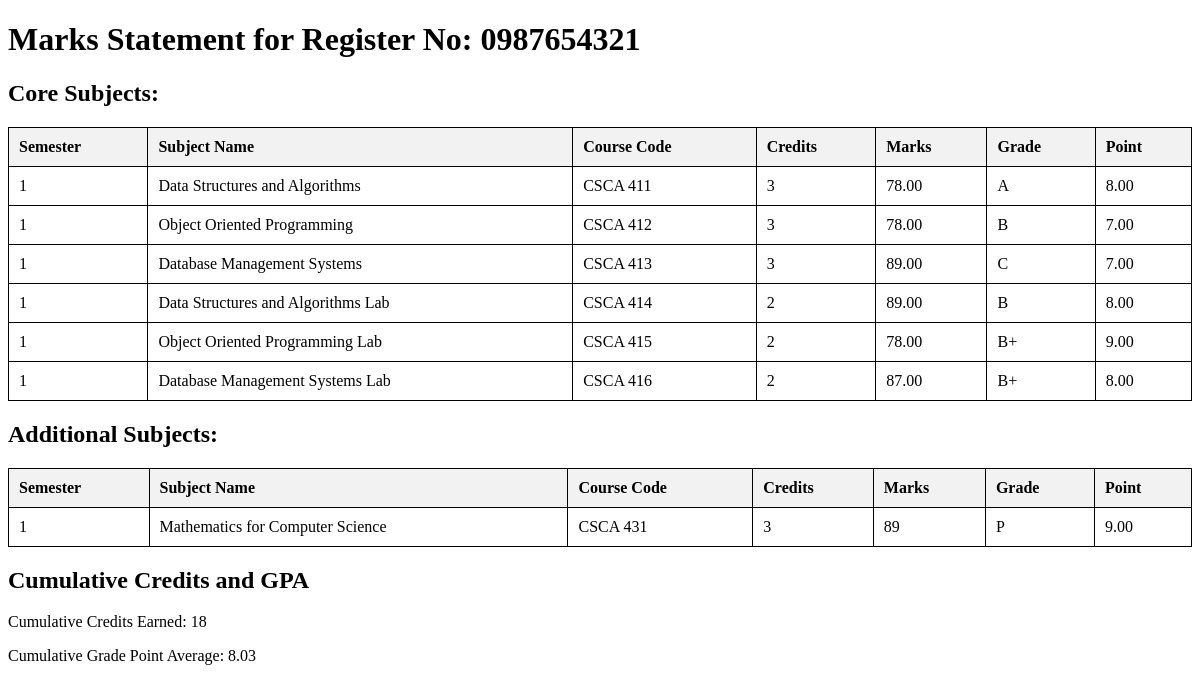
The page /fetch_marksheet.php?register_no=0987654321 on the database its author committed.
### tables this page shows
CREATE TABLE `core_subjects` (
  `id` int(11) NOT NULL,
  `register_no` varchar(20) NOT NULL,
  `subject_name` varchar(100) NOT NULL,
  `subject_code` varchar(20) NOT NULL,
  `credits` int(11) NOT NULL,
  `points` decimal(4,2) NOT NULL,
  `marks` decimal(5,2) NOT NULL,
  `grade` varchar(2) NOT NULL,
  `semester` int(11) NOT NULL,
  `created_at` timestamp NOT NULL DEFAULT current_timestamp()
);

CREATE TABLE `additional_subjects` (
  `id` int(11) NOT NULL,
  `register_no` varchar(20) DEFAULT NULL,
  `subject_name` varchar(100) DEFAULT NULL,
  `subject_code` varchar(20) DEFAULT NULL,
  `credits` int(11) DEFAULT NULL,
  `points` decimal(5,2) DEFAULT NULL,
  `marks` int(11) DEFAULT NULL,
  `grade` varchar(2) DEFAULT NULL,
  `semester` int(11) DEFAULT NULL
);

### fetch_marksheet.php (the view, shortened to what this page needs)
<?php
$servername = "localhost";
$username = "root";
$password = "";
$dbname = "university";
$conn = new mysqli($servername, $username, $password, $dbname);
$register_no = isset($_GET['register_no']) ? $_GET['register_no'] : '';
$core_sql = "SELECT * FROM core_subjects WHERE register_no = '$register_no'";
$core_result = $conn->query($core_sql);
$additional_sql = "SELECT * FROM additional_subjects WHERE register_no = '$register_no'";
$additional_result = $conn->query($additional_sql);
?>
<!DOCTYPE html>
<html>
<head>
</head>
<body>
    <h1>Marks Statement for Register No: <?php echo htmlspecialchars($register_no); ?></h1>
    <h2>Core Subjects:</h2>
    <table>
        <tr>
            <th>Semester</th>
            <th>Subject Name</th>
            <th>Course Code</th>
            <th>Credits</th>
            <th>Marks</th>
            <th>Grade</th>
            <th>Point</th>
        </tr>
        <?php
        if ($core_result->num_rows > 0) {
            while($row = $core_result->fetch_assoc()) {
                echo "<tr>
                        <td>{$row['semester']}</td>
                        <td>{$row['subject_name']}</td>
                        <td>{$row['subject_code']}</td>
                        <td>{$row['credits']}</td>
                        <td>{$row['marks']}</td>
                        <td>{$row['grade']}</td>
                        <td>{$row['points']}</td>
                      </tr>";
            }
        } else {
            echo "<tr><td colspan='7'>No core subject data found</td></tr>";
        }
        ?>
    </table>
    <h2>Additional Subjects:</h2>
    <table>
        <tr>
            <th>Semester</th>
            <th>Subject Name</th>
            <th>Course Code</th>
            <th>Credits</th>
            <th>Marks</th>
            <th>Grade</th>
            <th>Point</th>
        </tr>
        <?php
        if ($additional_result->num_rows > 0) {
            while($row = $additional_result->fetch_assoc()) {
                echo "<tr>
                        <td>{$row['semester']}</td>
                        <td>{$row['subject_name']}</td>
                        <td>{$row['subject_code']}</td>
                        <td>{$row['credits']}</td>
                        <td>{$row['marks']}</td>
                        <td>{$row['grade']}</td>
                        <td>{$row['points']}</td>
                      </tr>";
            }
        } else {
            echo "<tr><td colspan='7'>No additional subject data found</td></tr>";
        }
        ?>
    </table>
    <h2>Cumulative Credits and GPA</h2>
    <?php
    $cumulative_core_sql = "SELECT SUM(credits) AS total_credits, AVG(points) AS gpa FROM core_subjects WHERE register_no = '$register_no'";
    $cumulative_core_result = $conn->query($cumulative_core_sql);
    $cumulative_additional_sql = "SELECT SUM(credits) AS total_credits, AVG(points) AS gpa FROM additional_subjects WHERE register_no = '$register_no'";
    $cumulative_additional_result = $conn->query($cumulative_additional_sql);
    $total_credits = 0;
    $total_points = 0;
    $total_subjects = 0;
    if ($cumulative_core_result->num_rows > 0) {
        $core_row = $cumulative_core_result->fetch_assoc();
        $total_credits += $core_row['total_credits'];
        $total_points += $core_row['gpa'] * $core_row['total_credits'];
        $total_subjects += $core_row['total_credits'];
    }
    if ($cumulative_additional_result->num_rows > 0) {
        $additional_row = $cumulative_additional_result->fetch_assoc();
        $total_credits += $additional_row['total_credits'];
        $total_points += $additional_row['gpa'] * $additional_row['total_credits'];
        $total_subjects += $additional_row['total_credits'];
    }
    $cumulative_gpa = ($total_subjects > 0) ? ($total_points / $total_subjects) : 0;
    echo "<p>Cumulative Credits Earned: " . $total_credits . "</p>";
    echo "<p>Cumulative Grade Point Average: " . number_format($cumulative_gpa, 2) . "</p>";
    ?>
</body>
</html>

### fetch_marksheet.php (style rules this page uses)
table { width: 100%; border-collapse: collapse; }
table, th, td { border: 1px solid black; }
th, td { padding: 10px; text-align: left; }
th { background-color: #f2f2f2; }

### rows shown on the page
core_subjects: semester "1", subject_name "Data Structures and Algorithms", subject_code "CSCA 411", credits "3", marks "78.00", grade "A", points "8.00"
core_subjects: semester "1", subject_name "Object Oriented Programming", subject_code "CSCA 412", credits "3", marks "78.00", grade "B", points "7.00"
core_subjects: semester "1", subject_name "Database Management Systems", subject_code "CSCA 413", credits "3", marks "89.00", grade "C", points "7.00"
core_subjects: semester "1", subject_name "Data Structures and Algorithms Lab", subject_code "CSCA 414", credits "2", marks "89.00", grade "B", points "8.00"
core_subjects: semester "1", subject_name "Object Oriented Programming Lab", subject_code "CSCA 415", credits "2", marks "78.00", grade "B+", points "9.00"
core_subjects: semester "1", subject_name "Database Management Systems Lab", subject_code "CSCA 416", credits "2", marks "87.00", grade "B+", points "8.00"
additional_subjects: semester "1", subject_name "Mathematics for Computer Science", subject_code "CSCA 431", credits "3", marks "89", grade "P", points "9.00"

### other values the page prints
$register_no "0987654321"
$total_credits "18"
$cumulative_gpa "8.03"
